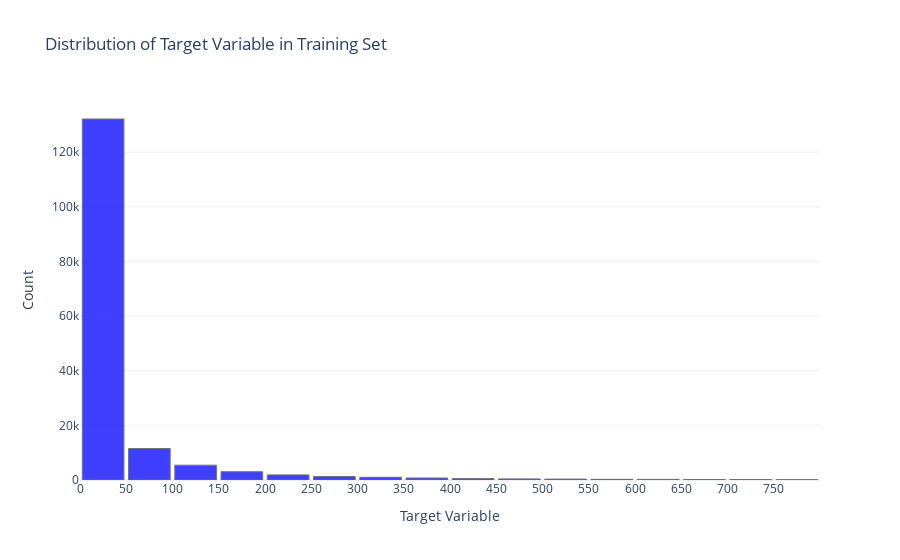

This figure's notebook cell:
### Markdown cell above
* <b>Insights from previous steps:</b>
1. Training set: 160,000 rows
Validation set: 40,000 rows 

2. Dataset Structure
53 features (excluding the target variable). <br>
All features are numerical (float64 or int64). <br>
There are no missing values. <br>
Some features have high variance, indicating possible outliers. <br>
Certain features have long tails, meaning a log transformation may help.

### Code cell
## Plot the target label histogram
# Define fixed bin edges from 0 to 800 with intervals of 50
start, end, step = 0, 850, 50
bin_edges = np.arange(start, end, step)  # 850 ensures last bin covers up to 800
plot_target_label(bin_edges, y_train)

### Figure 1 — Plotly figure (JSON) as saved in the notebook; plotly's stock layout.template omitted (floating-point values rounded to 4 significant figures; data arrays with more than 128 entries replaced by an {"elided": "..."} marker saying what was removed)
{"data": [{"marker": {"color": "blue", "line": {"width": 1}}, "opacity": 0.75, "type": "histogram", "x": {"elided": "160000 float values"}, "xbins": {"end": 800, "size": 50, "start": 0}}], "layout": {"bargap": 0.1, "title": {"text": "Distribution of Target Variable in Training Set"}, "xaxis": {"tickmode": "array", "tickvals": [0, 50, 100, 150, 200, 250, 300, 350, 400, 450, 500, 550, 600, 650, 700, 750], "title": {"text": "Target Variable"}}, "yaxis": {"title": {"text": "Count"}}}}
